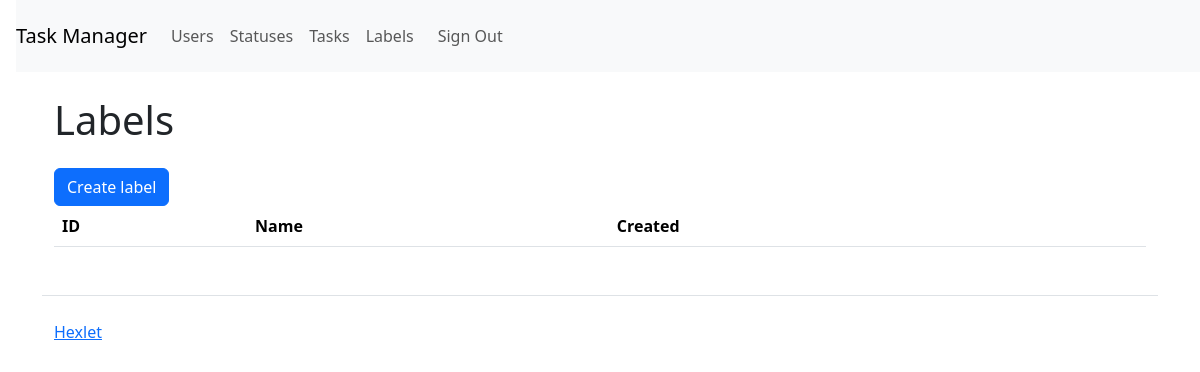
Before: /labels/ (signed in) with the older database file.
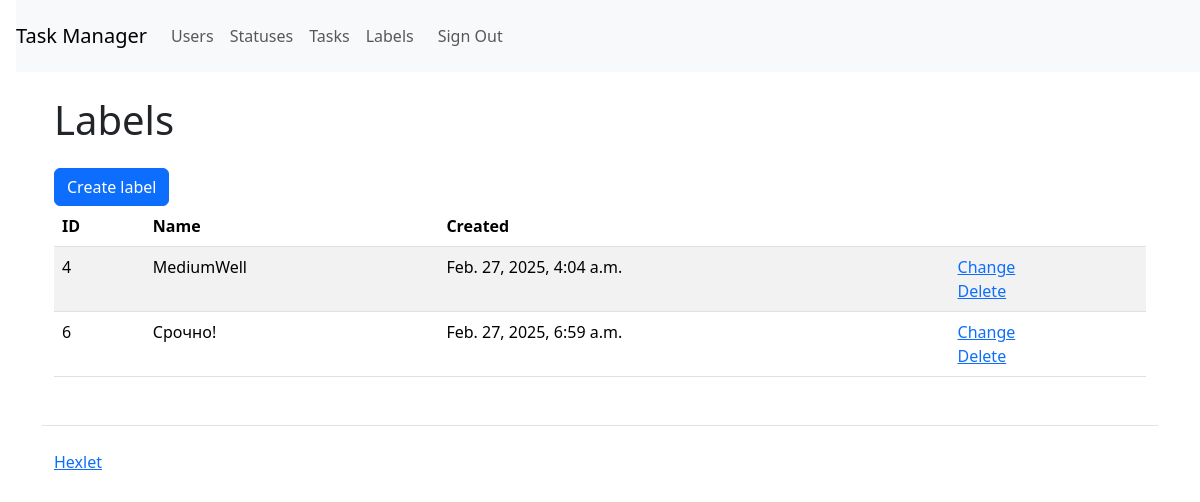
After: the same page with the newer database file.
### task_manager/labels/models.py (models this page shows, shortened)
class Label(models.Model):
    name = models.CharField(max_length=200, unique=True)
    created_at = models.DateTimeField(auto_now_add=True)

### task_manager/labels/views.py (the view)
# urls.py: path('', views.LabelListView.as_view(), name='label_list'),
class LabelListView(CheckAuthorizationViev, ListView):
    model = Label
    template_name = 'labels/label_list.html'
    context_object_name = 'labels'

### task_manager/views.py (called while the page is built)
    def dispatch(self, request, *args, **kwargs):
        if not request.user.is_authenticated:
            messages.error(request, _("You are not authorized! Please log in."))
            return redirect('user_login')
        return super().dispatch(request, *args, **kwargs)

### task_manager/templates/labels/label_list.html
{% extends "base.html" %}
{% load i18n django_bootstrap5 %}
{% block content %}
<h1 class="my-4">{% translate 'Labels' %}</h1>
<a href="{% url 'label_create' %}" class="btn btn-primary">{% translate 'Create label' %}</a>
<table class="table table-striped">
    <thead>
      <tr>
        <th>ID</th>
        <th>{% translate 'Name' %}</th>
        <th>{% translate 'Created' %}</th>
        <th></th>
      </tr>
    </thead>
    <tbody>
        {% for label in labels %}
        <tr>
            <td>{{ label.id }}</td>
            <td>{{ label.name }}</td>
            <td>{{ label.created_at }}</td>
            <td>
            <a href="{% url 'label_update' label.pk %}">{% translate 'Change' %}</a>
            <br>
            <a href="{% url 'label_delete' label.pk %}">{% translate 'Delete' %}</a>
            </td>
        </tr>
        {% endfor %}
    </tbody>
</table>
{% endblock %}

Changed rows visible on the page:
added Label: id "4", name "MediumWell", created_at "Feb. 27, 2025, 4:04 a.m."
added Label: id "6", name "Срочно!", created_at "Feb. 27, 2025, 6:59 a.m."
